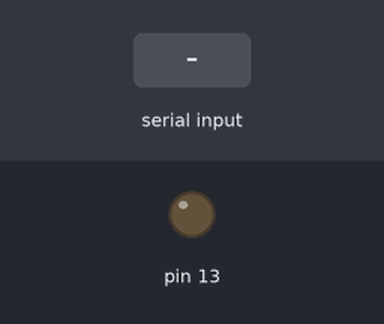
A sketch run on a simulated Arduino Uno, built with avr-gcc and run on an emulated ATmega328P. Parts: output pins drawn as LEDs (lit = HIGH). The inputs (shaded band) are chosen by the test bench.

Above: at 1.2 s.
1.3 s: "1\n" received over the second serial link
At 2.5 s:
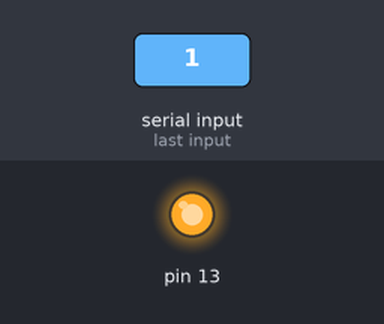
2.8 s: "0\n" received over the second serial link
At 3.7 s:
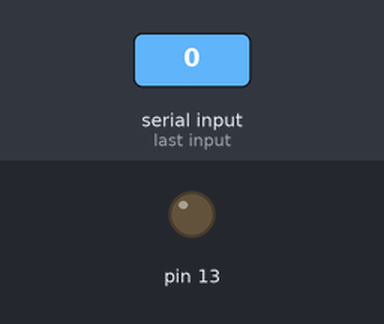
Timing chart, 0 to 5.8 s (numbered marks = the images above; inputs shaded):
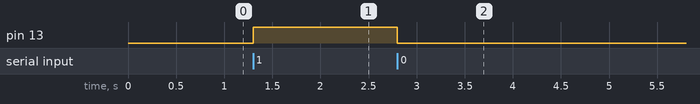

Measured:
- after the input at 1.3 s, pin 13: LOW → HIGH at once
- after the input at 2.8 s, pin 13: HIGH → LOW at once

The sketch:

2.1_UNO_LED.ino
```cpp
#include <SoftwareSerial.h>
SoftwareSerial link(10, 9); // RX, TX
void setup() { Serial.begin(9600); link.begin(9600); pinMode(13,OUTPUT); }
void loop() {
  while (link.available()) {
    char c=link.read();
    if (c=='1') { digitalWrite(13,HIGH); link.println("LED ON"); }
    else if (c=='0') { digitalWrite(13,LOW); link.println("LED OFF"); }
    else if(c!='\r' && c!='\n') link.println("Use 1 or 0");
  }
}
```
